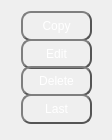
<?xml version="1.0" encoding="UTF-8"?>
<ui version="4.0">
 <class>TooltipMenu</class>
 <widget class="QWidget" name="TooltipMenu">
  <property name="geometry">
   <rect>
    <x>0</x>
    <y>0</y>
    <width>112</width>
    <height>140</height>
   </rect>
  </property>
  <property name="minimumSize">
   <size>
    <width>90</width>
    <height>110</height>
   </size>
  </property>
  <property name="maximumSize">
   <size>
    <width>16777215</width>
    <height>140</height>
   </size>
  </property>
  <property name="windowTitle">
   <string>Form</string>
  </property>
  <layout class="QVBoxLayout" name="verticalLayout">
   <item>
    <widget class="QWidget" name="container" native="true">
     <widget class="QPushButton" name="btnCopy">
      <property name="geometry">
       <rect>
        <x>10</x>
        <y>0</y>
        <width>71</width>
        <height>30</height>
       </rect>
      </property>
      <property name="sizePolicy">
       <sizepolicy hsizetype="Maximum" vsizetype="Fixed">
        <horstretch>0</horstretch>
        <verstretch>0</verstretch>
       </sizepolicy>
      </property>
      <property name="minimumSize">
       <size>
        <width>0</width>
        <height>30</height>
       </size>
      </property>
      <property name="maximumSize">
       <size>
        <width>16777215</width>
        <height>30</height>
       </size>
      </property>
      <property name="focusPolicy">
       <enum>Qt::NoFocus</enum>
      </property>
      <property name="styleSheet">
       <string notr="true">QPushButton {
color: #fff;
border: 2px solid #555;
border-radius: 10px;
border-style: outset;
background: qradialgradient(
cx: 0.3, cy: -0.4, fx: 0.3, fy: -0.4,
radius: 1.35, stop: 0 #FF5533, stop: 1 #FF5533
);
padding: 5px;
}

QPushButton:hover {
background: qradialgradient(
cx: 0.3, cy: -0.4, fx: 0.3, fy: -0.4,
radius: 1.35, stop: 0 #FF9333, stop: 1 #FF9333
);
}</string>
      </property>
      <property name="text">
       <string>Copy</string>
      </property>
     </widget>
     <widget class="QPushButton" name="btnEdit">
      <property name="geometry">
       <rect>
        <x>10</x>
        <y>28</y>
        <width>71</width>
        <height>30</height>
       </rect>
      </property>
      <property name="sizePolicy">
       <sizepolicy hsizetype="Maximum" vsizetype="Fixed">
        <horstretch>0</horstretch>
        <verstretch>0</verstretch>
       </sizepolicy>
      </property>
      <property name="minimumSize">
       <size>
        <width>0</width>
        <height>30</height>
       </size>
      </property>
      <property name="maximumSize">
       <size>
        <width>16777215</width>
        <height>30</height>
       </size>
      </property>
      <property name="focusPolicy">
       <enum>Qt::NoFocus</enum>
      </property>
      <property name="styleSheet">
       <string notr="true">QPushButton {
color: #fff;
border: 2px solid #555;
border-radius: 10px;
border-style: outset;
background: qradialgradient(
cx: 0.3, cy: -0.4, fx: 0.3, fy: -0.4,
radius: 1.35, stop: 0 #FF5533, stop: 1 #FF5533
);
padding: 5px;
}

QPushButton:hover {
background: qradialgradient(
cx: 0.3, cy: -0.4, fx: 0.3, fy: -0.4,
radius: 1.35, stop: 0 #FF9333, stop: 1 #FF9333
);
}</string>
      </property>
      <property name="text">
       <string>Edit</string>
      </property>
     </widget>
     <widget class="QPushButton" name="btnDelete">
      <property name="geometry">
       <rect>
        <x>10</x>
        <y>55</y>
        <width>71</width>
        <height>30</height>
       </rect>
      </property>
      <property name="sizePolicy">
       <sizepolicy hsizetype="Maximum" vsizetype="Fixed">
        <horstretch>0</horstretch>
        <verstretch>0</verstretch>
       </sizepolicy>
      </property>
      <property name="minimumSize">
       <size>
        <width>0</width>
        <height>30</height>
       </size>
      </property>
      <property name="maximumSize">
       <size>
        <width>16777215</width>
        <height>30</height>
       </size>
      </property>
      <property name="focusPolicy">
       <enum>Qt::NoFocus</enum>
      </property>
      <property name="styleSheet">
       <string notr="true">QPushButton {
color: #fff;
border: 2px solid #555;
border-radius: 10px;
border-style: outset;
background: qradialgradient(
cx: 0.3, cy: -0.4, fx: 0.3, fy: -0.4,
radius: 1.35, stop: 0 #FF5533, stop: 1 #FF5533
);
padding: 5px;
}

QPushButton:hover {
background: qradialgradient(
cx: 0.3, cy: -0.4, fx: 0.3, fy: -0.4,
radius: 1.35, stop: 0 #FF9333, stop: 1 #FF9333
);
}</string>
      </property>
      <property name="text">
       <string>Delete</string>
      </property>
     </widget>
     <widget class="QPushButton" name="btnLast">
      <property name="geometry">
       <rect>
        <x>10</x>
        <y>83</y>
        <width>71</width>
        <height>30</height>
       </rect>
      </property>
      <property name="sizePolicy">
       <sizepolicy hsizetype="Maximum" vsizetype="Fixed">
        <horstretch>0</horstretch>
        <verstretch>0</verstretch>
       </sizepolicy>
      </property>
      <property name="minimumSize">
       <size>
        <width>0</width>
        <height>30</height>
       </size>
      </property>
      <property name="maximumSize">
       <size>
        <width>16777215</width>
        <height>30</height>
       </size>
      </property>
      <property name="focusPolicy">
       <enum>Qt::NoFocus</enum>
      </property>
      <property name="styleSheet">
       <string notr="true">QPushButton {
color: #fff;
border: 2px solid #555;
border-radius: 10px;
border-style: outset;
background: qradialgradient(
cx: 0.3, cy: -0.4, fx: 0.3, fy: -0.4,
radius: 1.35, stop: 0 #FF5533, stop: 1 #FF5533
);
padding: 5px;
}

QPushButton:hover {
background: qradialgradient(
cx: 0.3, cy: -0.4, fx: 0.3, fy: -0.4,
radius: 1.35, stop: 0 #FF9333, stop: 1 #FF9333
);
}</string>
      </property>
      <property name="text">
       <string>Last</string>
      </property>
     </widget>
    </widget>
   </item>
  </layout>
 </widget>
 <resources/>
 <connections/>
</ui>
